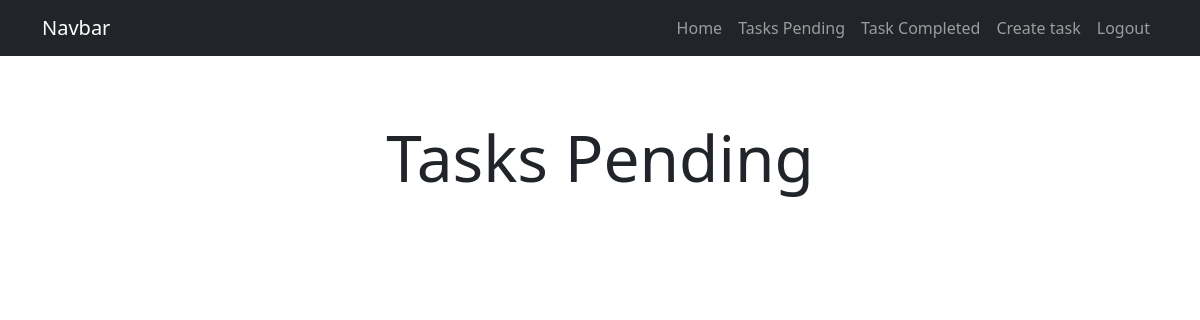
Page /tasks/ (signed in) on the earlier database version.
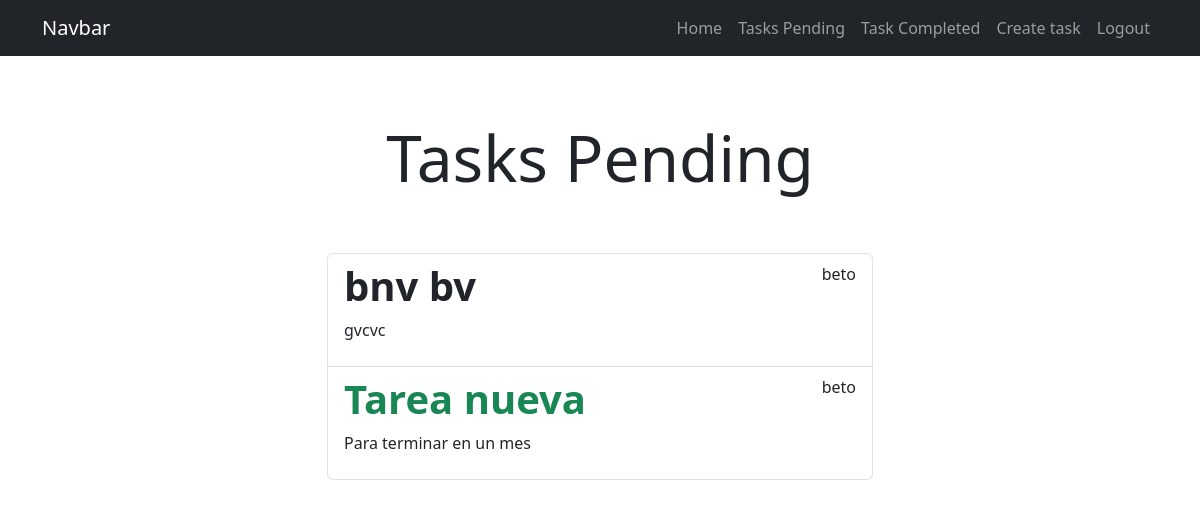
Same page on the later database version.
### tasks/models.py (models this page shows, shortened)
class Task(models.Model):
    title = models.CharField(max_length=100)
    description = models.TextField(blank=True)
    crated = models.DateTimeField(auto_now_add=True)
    datecompleted = models.DateTimeField(null=True, blank=True)
    important = models.BooleanField(default=False)
    user = models.ForeignKey(User, on_delete=models.CASCADE)

### tasks/views.py (the view)
# urls.py: path('tasks/', views.tasks, name='tasks'),
@login_required
def tasks(request):
    tasks = Task.objects.filter(user=request.user, datecompleted__isnull=True)
    return render(request, 'tasks.html', {
        'tasks': tasks
    })

### tasks/templates/tasks.html (shortened to what this page needs)
{% extends 'base.html' %}
{% block content %}
<main class="container">
    <div class="row">
        <div class="col-md-6 offset-md-3">
            <h1 class="text-center display-3 py-5">Tasks Pending</h1>
         <ul class="list-group">
              {% for task in tasks %}
              <a class="list-group-item"  href="{% url 'task_detail' task.id %}">
                 <header class="d-flex justify-content-between">
                    {% if task.important %}
                    <h1 class="fw-bold text-success">{{task.title}}</h1>
                    {% else %}
                    <h1 class="fw-bold">{{task.title}}</h1>
                    {% endif %}
                    <p>{{task.user.username}}</p>
                 </header>
                   <p>{{task.description}}</p>
             </a>
                    {% endfor %}
         </ul>
        </div>
    </div>
</main>
{% endblock %}

### tasks/templates/base.html (shortened to what this page needs)
<!DOCTYPE html>
<html lang="en">
<head>
    <link rel="stylesheet" href="https://cdn.jsdelivr.net/npm/bootstrap@5.3.3/dist/css/bootstrap.min.css">
</head>
<body>
    <nav class="navbar navbar-expand-lg bg-dark navbar-dark">
        <div class="container">
          <a class="navbar-brand" href="#">Navbar</a>
          <div class="collapse navbar-collapse" id="navbarNav">
            <ul class="navbar-nav ms-auto">
                <li class="nav-item">
                    <a href="/" class="nav-link">Home</a>
                </li>
                 {% if user.is_authenticated %}
                 <li class="nav-item">
                    <a href="{% url 'tasks' %}" class="nav-link">Tasks Pending</a>
                </li>
                <li class="nav-item">
                    <a href="{% url 'tasks_completed' %}" class="nav-link">Task Completed</a>
                </li>
                <li class="nav-item">
                    <a href="/tasks/create/" class="nav-link">Create task</a>
                </li>
                <li class="nav-item">
                    <a href="/logout" class="nav-link">Logout</a>
                </li>
                {% endif %}
            </ul>
          </div>
        </div>
      </nav>
    {% block content %}
    {% endblock %}
</body>
</html>

Differences in the rows shown:
added Task: title "bnv bv", user.username "beto", description "gvcvc"
added Task: title "Tarea nueva", user.username "beto", description "Para terminar en un mes"
